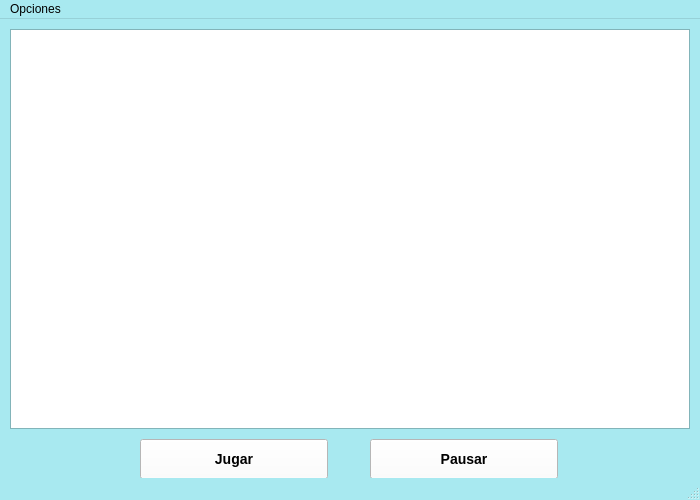
<?xml version="1.0" encoding="UTF-8"?>
<ui version="4.0">
 <class>VentanaJuego</class>
 <widget class="QMainWindow" name="VentanaJuego">
  <property name="geometry">
   <rect>
    <x>0</x>
    <y>0</y>
    <width>700</width>
    <height>500</height>
   </rect>
  </property>
  <property name="minimumSize">
   <size>
    <width>700</width>
    <height>500</height>
   </size>
  </property>
  <property name="maximumSize">
   <size>
    <width>700</width>
    <height>500</height>
   </size>
  </property>
  <property name="palette">
   <palette>
    <active>
     <colorrole role="WindowText">
      <brush brushstyle="SolidPattern">
       <color alpha="255">
        <red>0</red>
        <green>0</green>
        <blue>0</blue>
       </color>
      </brush>
     </colorrole>
     <colorrole role="Button">
      <brush brushstyle="SolidPattern">
       <color alpha="255">
        <red>168</red>
        <green>233</green>
        <blue>240</blue>
       </color>
      </brush>
     </colorrole>
     <colorrole role="Light">
      <brush brushstyle="SolidPattern">
       <color alpha="255">
        <red>255</red>
        <green>255</green>
        <blue>255</blue>
       </color>
      </brush>
     </colorrole>
     <colorrole role="Midlight">
      <brush brushstyle="SolidPattern">
       <color alpha="255">
        <red>211</red>
        <green>244</green>
        <blue>247</blue>
       </color>
      </brush>
     </colorrole>
     <colorrole role="Dark">
      <brush brushstyle="SolidPattern">
       <color alpha="255">
        <red>84</red>
        <green>116</green>
        <blue>120</blue>
       </color>
      </brush>
     </colorrole>
     <colorrole role="Mid">
      <brush brushstyle="SolidPattern">
       <color alpha="255">
        <red>112</red>
        <green>155</green>
        <blue>160</blue>
       </color>
      </brush>
     </colorrole>
     <colorrole role="Text">
      <brush brushstyle="SolidPattern">
       <color alpha="255">
        <red>0</red>
        <green>0</green>
        <blue>0</blue>
       </color>
      </brush>
     </colorrole>
     <colorrole role="BrightText">
      <brush brushstyle="SolidPattern">
       <color alpha="255">
        <red>255</red>
        <green>255</green>
        <blue>255</blue>
       </color>
      </brush>
     </colorrole>
     <colorrole role="ButtonText">
      <brush brushstyle="SolidPattern">
       <color alpha="255">
        <red>0</red>
        <green>0</green>
        <blue>0</blue>
       </color>
      </brush>
     </colorrole>
     <colorrole role="Base">
      <brush brushstyle="SolidPattern">
       <color alpha="255">
        <red>255</red>
        <green>255</green>
        <blue>255</blue>
       </color>
      </brush>
     </colorrole>
     <colorrole role="Window">
      <brush brushstyle="SolidPattern">
       <color alpha="255">
        <red>168</red>
        <green>233</green>
        <blue>240</blue>
       </color>
      </brush>
     </colorrole>
     <colorrole role="Shadow">
      <brush brushstyle="SolidPattern">
       <color alpha="255">
        <red>0</red>
        <green>0</green>
        <blue>0</blue>
       </color>
      </brush>
     </colorrole>
     <colorrole role="AlternateBase">
      <brush brushstyle="SolidPattern">
       <color alpha="255">
        <red>211</red>
        <green>244</green>
        <blue>247</blue>
       </color>
      </brush>
     </colorrole>
     <colorrole role="ToolTipBase">
      <brush brushstyle="SolidPattern">
       <color alpha="255">
        <red>255</red>
        <green>255</green>
        <blue>220</blue>
       </color>
      </brush>
     </colorrole>
     <colorrole role="ToolTipText">
      <brush brushstyle="SolidPattern">
       <color alpha="255">
        <red>0</red>
        <green>0</green>
        <blue>0</blue>
       </color>
      </brush>
     </colorrole>
     <colorrole role="PlaceholderText">
      <brush brushstyle="SolidPattern">
       <color alpha="128">
        <red>0</red>
        <green>0</green>
        <blue>0</blue>
       </color>
      </brush>
     </colorrole>
    </active>
    <inactive>
     <colorrole role="WindowText">
      <brush brushstyle="SolidPattern">
       <color alpha="255">
        <red>0</red>
        <green>0</green>
        <blue>0</blue>
       </color>
      </brush>
     </colorrole>
     <colorrole role="Button">
      <brush brushstyle="SolidPattern">
       <color alpha="255">
        <red>168</red>
        <green>233</green>
        <blue>240</blue>
       </color>
      </brush>
     </colorrole>
     <colorrole role="Light">
      <brush brushstyle="SolidPattern">
       <color alpha="255">
        <red>255</red>
        <green>255</green>
        <blue>255</blue>
       </color>
      </brush>
     </colorrole>
     <colorrole role="Midlight">
      <brush brushstyle="SolidPattern">
       <color alpha="255">
        <red>211</red>
        <green>244</green>
        <blue>247</blue>
       </color>
      </brush>
     </colorrole>
     <colorrole role="Dark">
      <brush brushstyle="SolidPattern">
       <color alpha="255">
        <red>84</red>
        <green>116</green>
        <blue>120</blue>
       </color>
      </brush>
     </colorrole>
     <colorrole role="Mid">
      <brush brushstyle="SolidPattern">
       <color alpha="255">
        <red>112</red>
        <green>155</green>
        <blue>160</blue>
       </color>
      </brush>
     </colorrole>
     <colorrole role="Text">
      <brush brushstyle="SolidPattern">
       <color alpha="255">
        <red>0</red>
        <green>0</green>
        <blue>0</blue>
       </color>
      </brush>
     </colorrole>
     <colorrole role="BrightText">
      <brush brushstyle="SolidPattern">
       <color alpha="255">
        <red>255</red>
        <green>255</green>
        <blue>255</blue>
       </color>
      </brush>
     </colorrole>
     <colorrole role="ButtonText">
      <brush brushstyle="SolidPattern">
       <color alpha="255">
        <red>0</red>
        <green>0</green>
        <blue>0</blue>
       </color>
      </brush>
     </colorrole>
     <colorrole role="Base">
      <brush brushstyle="SolidPattern">
       <color alpha="255">
        <red>255</red>
        <green>255</green>
        <blue>255</blue>
       </color>
      </brush>
     </colorrole>
     <colorrole role="Window">
      <brush brushstyle="SolidPattern">
       <color alpha="255">
        <red>168</red>
        <green>233</green>
        <blue>240</blue>
       </color>
      </brush>
     </colorrole>
     <colorrole role="Shadow">
      <brush brushstyle="SolidPattern">
       <color alpha="255">
        <red>0</red>
        <green>0</green>
        <blue>0</blue>
       </color>
      </brush>
     </colorrole>
     <colorrole role="AlternateBase">
      <brush brushstyle="SolidPattern">
       <color alpha="255">
        <red>211</red>
        <green>244</green>
        <blue>247</blue>
       </color>
      </brush>
     </colorrole>
     <colorrole role="ToolTipBase">
      <brush brushstyle="SolidPattern">
       <color alpha="255">
        <red>255</red>
        <green>255</green>
        <blue>220</blue>
       </color>
      </brush>
     </colorrole>
     <colorrole role="ToolTipText">
      <brush brushstyle="SolidPattern">
       <color alpha="255">
        <red>0</red>
        <green>0</green>
        <blue>0</blue>
       </color>
      </brush>
     </colorrole>
     <colorrole role="PlaceholderText">
      <brush brushstyle="SolidPattern">
       <color alpha="128">
        <red>0</red>
        <green>0</green>
        <blue>0</blue>
       </color>
      </brush>
     </colorrole>
    </inactive>
    <disabled>
     <colorrole role="WindowText">
      <brush brushstyle="SolidPattern">
       <color alpha="255">
        <red>84</red>
        <green>116</green>
        <blue>120</blue>
       </color>
      </brush>
     </colorrole>
     <colorrole role="Button">
      <brush brushstyle="SolidPattern">
       <color alpha="255">
        <red>168</red>
        <green>233</green>
        <blue>240</blue>
       </color>
      </brush>
     </colorrole>
     <colorrole role="Light">
      <brush brushstyle="SolidPattern">
       <color alpha="255">
        <red>255</red>
        <green>255</green>
        <blue>255</blue>
       </color>
      </brush>
     </colorrole>
     <colorrole role="Midlight">
      <brush brushstyle="SolidPattern">
       <color alpha="255">
        <red>211</red>
        <green>244</green>
        <blue>247</blue>
       </color>
      </brush>
     </colorrole>
     <colorrole role="Dark">
      <brush brushstyle="SolidPattern">
       <color alpha="255">
        <red>84</red>
        <green>116</green>
        <blue>120</blue>
       </color>
      </brush>
     </colorrole>
     <colorrole role="Mid">
      <brush brushstyle="SolidPattern">
       <color alpha="255">
        <red>112</red>
        <green>155</green>
        <blue>160</blue>
       </color>
      </brush>
     </colorrole>
     <colorrole role="Text">
      <brush brushstyle="SolidPattern">
       <color alpha="255">
        <red>84</red>
        <green>116</green>
        <blue>120</blue>
       </color>
      </brush>
     </colorrole>
     <colorrole role="BrightText">
      <brush brushstyle="SolidPattern">
       <color alpha="255">
        <red>255</red>
        <green>255</green>
        <blue>255</blue>
       </color>
      </brush>
     </colorrole>
     <colorrole role="ButtonText">
      <brush brushstyle="SolidPattern">
       <color alpha="255">
        <red>84</red>
        <green>116</green>
        <blue>120</blue>
       </color>
      </brush>
     </colorrole>
     <colorrole role="Base">
      <brush brushstyle="SolidPattern">
       <color alpha="255">
        <red>168</red>
        <green>233</green>
        <blue>240</blue>
       </color>
      </brush>
     </colorrole>
     <colorrole role="Window">
      <brush brushstyle="SolidPattern">
       <color alpha="255">
        <red>168</red>
        <green>233</green>
        <blue>240</blue>
       </color>
      </brush>
     </colorrole>
     <colorrole role="Shadow">
      <brush brushstyle="SolidPattern">
       <color alpha="255">
        <red>0</red>
        <green>0</green>
        <blue>0</blue>
       </color>
      </brush>
     </colorrole>
     <colorrole role="AlternateBase">
      <brush brushstyle="SolidPattern">
       <color alpha="255">
        <red>168</red>
        <green>233</green>
        <blue>240</blue>
       </color>
      </brush>
     </colorrole>
     <colorrole role="ToolTipBase">
      <brush brushstyle="SolidPattern">
       <color alpha="255">
        <red>255</red>
        <green>255</green>
        <blue>220</blue>
       </color>
      </brush>
     </colorrole>
     <colorrole role="ToolTipText">
      <brush brushstyle="SolidPattern">
       <color alpha="255">
        <red>0</red>
        <green>0</green>
        <blue>0</blue>
       </color>
      </brush>
     </colorrole>
     <colorrole role="PlaceholderText">
      <brush brushstyle="SolidPattern">
       <color alpha="128">
        <red>0</red>
        <green>0</green>
        <blue>0</blue>
       </color>
      </brush>
     </colorrole>
    </disabled>
   </palette>
  </property>
  <property name="windowTitle">
   <string>MainWindow</string>
  </property>
  <property name="windowIcon">
   <iconset resource="rec.qrc">
    <normaloff>:/iconos/iconW_nave.png</normaloff>:/iconos/iconW_nave.png</iconset>
  </property>
  <widget class="QWidget" name="centralwidget">
   <widget class="QPushButton" name="inicioJuego">
    <property name="geometry">
     <rect>
      <x>140</x>
      <y>420</y>
      <width>188</width>
      <height>40</height>
     </rect>
    </property>
    <property name="minimumSize">
     <size>
      <width>188</width>
      <height>40</height>
     </size>
    </property>
    <property name="maximumSize">
     <size>
      <width>188</width>
      <height>40</height>
     </size>
    </property>
    <property name="styleSheet">
     <string notr="true">QPushButton {
	background-color: white;
	border-width: 3px;
    border-color: beige;
    font: bold 14px;
    min-width: 10em;
    padding: 6px;
}</string>
    </property>
    <property name="text">
     <string>Jugar</string>
    </property>
   </widget>
   <widget class="QGraphicsView" name="Grafica">
    <property name="geometry">
     <rect>
      <x>10</x>
      <y>10</y>
      <width>680</width>
      <height>400</height>
     </rect>
    </property>
   </widget>
   <widget class="QPushButton" name="pausaJuego">
    <property name="geometry">
     <rect>
      <x>370</x>
      <y>420</y>
      <width>188</width>
      <height>40</height>
     </rect>
    </property>
    <property name="minimumSize">
     <size>
      <width>188</width>
      <height>40</height>
     </size>
    </property>
    <property name="maximumSize">
     <size>
      <width>188</width>
      <height>40</height>
     </size>
    </property>
    <property name="styleSheet">
     <string notr="true">QPushButton {
	background-color: white;
	border-width: 3px;
    border-color: beige;
    font: bold 14px;
    min-width: 10em;
    padding: 6px;
}</string>
    </property>
    <property name="text">
     <string>Pausar</string>
    </property>
   </widget>
  </widget>
  <widget class="QMenuBar" name="menubar">
   <property name="geometry">
    <rect>
     <x>0</x>
     <y>0</y>
     <width>700</width>
     <height>21</height>
    </rect>
   </property>
   <widget class="QMenu" name="menuOpciones">
    <property name="title">
     <string>Opciones</string>
    </property>
    <addaction name="actionMusica"/>
    <addaction name="actionSonidos"/>
    <addaction name="actionSobrePersonajes"/>
    <addaction name="actionHistoria"/>
    <addaction name="actionInstrucciones"/>
   </widget>
   <addaction name="menuOpciones"/>
  </widget>
  <widget class="QStatusBar" name="statusbar"/>
  <action name="actionMusica">
   <property name="checkable">
    <bool>true</bool>
   </property>
   <property name="icon">
    <iconset resource="rec.qrc">
     <normaloff>:/iconos/icon_no_music.png</normaloff>
     <normalon>:/iconos/icon_music.png</normalon>:/iconos/icon_no_music.png</iconset>
   </property>
   <property name="text">
    <string>Musica</string>
   </property>
  </action>
  <action name="actionSonidos">
   <property name="checkable">
    <bool>true</bool>
   </property>
   <property name="icon">
    <iconset resource="rec.qrc">
     <normaloff>:/iconos/icon_no_sound.png</normaloff>
     <normalon>:/iconos/icon_sound.png</normalon>:/iconos/icon_no_sound.png</iconset>
   </property>
   <property name="text">
    <string>Efectos de sonido</string>
   </property>
  </action>
  <action name="actionSobrePersonajes">
   <property name="icon">
    <iconset resource="rec.qrc">
     <normaloff>:/iconos/icon_info_personaje.png</normaloff>:/iconos/icon_info_personaje.png</iconset>
   </property>
   <property name="text">
    <string>Sobre personajes</string>
   </property>
  </action>
  <action name="actionHistoria">
   <property name="icon">
    <iconset resource="rec.qrc">
     <normaloff>:/iconos/icon_history.png</normaloff>:/iconos/icon_history.png</iconset>
   </property>
   <property name="text">
    <string>Historia</string>
   </property>
  </action>
  <action name="actionInstrucciones">
   <property name="icon">
    <iconset resource="rec.qrc">
     <normaloff>:/iconos/icon_info_instrucciones.png</normaloff>:/iconos/icon_info_instrucciones.png</iconset>
   </property>
   <property name="text">
    <string>Instrucciones</string>
   </property>
  </action>
 </widget>
 <resources>
  <include location="rec.qrc"/>
 </resources>
 <connections/>
</ui>
